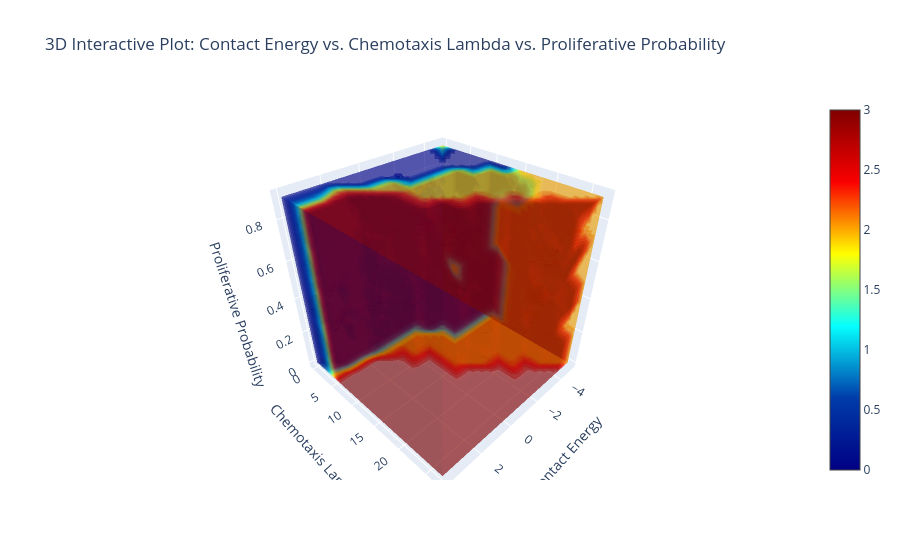

Notebook code cell kept with this figure:
### Code cell
import plotly.graph_objects as go
import pandas as pd
import numpy as np
from scipy.interpolate import griddata

# Load the uploaded dataset
file_path =  "/Users/sheriffakeeb/Desktop/Sample_Simulation/Outputs/phenotypes.csv"
df = pd.read_csv(file_path)

# Define phenotype order and corresponding numerical values
phenotype_order = ["No invasion", "Single cell invasion", "Bulk invasion", "Multimodal invasion"]
phenotype_colors = {
    "No invasion": "green",
    "Single cell invasion": "blue",
    "Bulk invasion": "orange",
    "Multimodal invasion": "red"
}

df["Phenotype"] = pd.Categorical(df["Phenotype"], categories=phenotype_order, ordered=True)
df["Phenotype Category"] = df["Phenotype"].cat.codes

# Define grid for interpolation
x_grid = np.linspace(df["Contact Energy"].min(), df["Contact Energy"].max(), 30)
y_grid = np.linspace(df["Chemotaxis Lambda"].min(), df["Chemotaxis Lambda"].max(), 30)
z_grid = np.linspace(df["Proliferative Probability"].min(), df["Proliferative Probability"].max(), 30)
X, Y, Z = np.meshgrid(x_grid, y_grid, z_grid)

# Interpolate phenotype categories into a 3D space
phenotype_grid = griddata(
    (df["Contact Energy"], df["Chemotaxis Lambda"], df["Proliferative Probability"]),
    df["Phenotype Category"],
    (X, Y, Z),
    method='linear'
)

# Create interactive 3D plot with Plotly
fig = go.Figure()

# Add 3D volume rendering
fig.add_trace(go.Volume(
    x=X.flatten(),
    y=Y.flatten(),
    z=Z.flatten(),
    value=phenotype_grid.flatten(),
    opacity=0.4,  # Transparency
    surface_count=20,  # Number of contour surfaces
    colorscale="jet"
))

# Set layout options
fig.update_layout(
    title="3D Interactive Plot: Contact Energy vs. Chemotaxis Lambda vs. Proliferative Probability",
    scene=dict(
        xaxis_title="Contact Energy",
        yaxis_title="Chemotaxis Lambda",
        zaxis_title="Proliferative Probability"
    )
)

# Show the interactive plot
fig.show()

### Figure 1 — Plotly figure (JSON) as saved in the notebook; plotly's stock layout.template omitted (floating-point values rounded to 4 significant figures; data arrays with more than 128 entries replaced by an {"elided": "..."} marker saying what was removed)
{"data": [{"colorscale": [[0, "rgb(0,0,131)"], [0.2, "rgb(0,60,170)"], [0.4, "rgb(5,255,255)"], [0.6, "rgb(255,255,0)"], [0.8, "rgb(250,0,0)"], [1, "rgb(128,0,0)"]], "opacity": 0.4, "surface": {"count": 20}, "type": "volume", "value": {"elided": "27000 float values"}, "x": {"elided": "27000 float values"}, "y": {"elided": "27000 float values"}, "z": {"elided": "27000 float values"}}], "layout": {"scene": {"xaxis": {"title": {"text": "Contact Energy"}}, "yaxis": {"title": {"text": "Chemotaxis Lambda"}}, "zaxis": {"title": {"text": "Proliferative Probability"}}}, "title": {"text": "3D Interactive Plot: Contact Energy vs. Chemotaxis Lambda vs. Proliferative Probability"}}}
